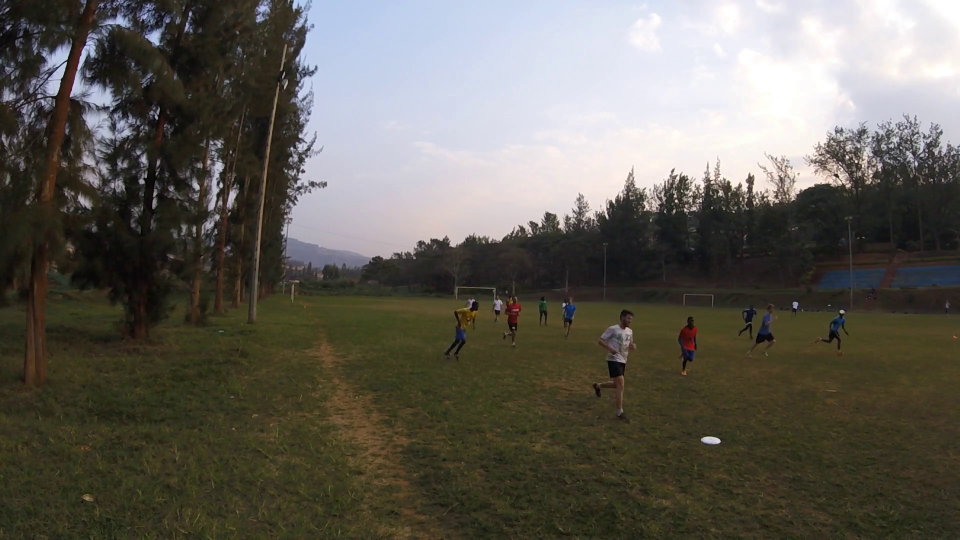
#> input picture frame 19 of vid/pickup_and_go_30fps.mp4, 1920 x 1080 px (shown at 1/2 size)
$ python legacy_trackers.py
#> lines starting #> are read from the running program, lines starting #| are printed output that depends on the picture
from imutils.video import VideoStream
from imutils.video import FPS
import imutils
import numpy as np
import time
import sys
import cv2 as cv

TRACKER_TYPES = ['BOOSTING', 'MIL','KCF', 'TLD', 'MEDIANFLOW', 'GOTURN', 'MOSSE', 'CSRT']
def GET_TRACKER(tracker_type):
    if tracker_type == 'BOOSTING':
        tracker = cv.legacy.TrackerBoosting_create() # requires grayscale
    elif tracker_type == 'MIL':
        tracker = cv.legacy.TrackerMIL_create()
    elif tracker_type == 'KCF':
        tracker = cv.legacy.TrackerKCF_create()
    elif tracker_type == 'TLD':
        tracker = cv.legacy.TrackerTLD_create()
    elif tracker_type == 'MEDIANFLOW':
        tracker = cv.legacy.TrackerMedianFlow_create()
    elif tracker_type == 'GOTURN':
        tracker = cv.legacy.TrackerGOTURN_create()
    elif tracker_type == 'MOSSE':
        tracker = cv.legacy.TrackerMOSSE_create()
    elif tracker_type == "CSRT":
        tracker = cv.legacy.TrackerCSRT_create()
    else:
        raise ValueError(f"Invalid tracker choice. Please select from {TRACKER_TYPES}.")
    return tracker

def filter_white_only(frame):
    hsv = cv.cvtColor(frame, cv.COLOR_BGR2HSV)
    lower = np.array([0, 0, 120])
    upper = np.array([255, 80, 255])

    # Threshold the HSV image to get only white colors
    white_threshold = cv.inRange(hsv, lower, upper)
    return white_threshold


def make_mask(frame):
    #fgMask = backSub.apply(frame)
    #frame = cv.bitwise_and(frame, frame, mask=fgMask)
    mask = filter_white_only(frame)
    return mask


# backSub = cv.createBackgroundSubtractorMOG2()

# if errors here, run > pip install opencv-contrib-python

video = cv.VideoCapture('../vid/pickup_and_go_30fps.mp4')

ok, frame = video.read()
#> frame is the input picture: shape (1080, 1920, 3); mean B, G, R 86.8, 94.9, 98.2
if not ok:
    print('Cannot read video file')
    sys.exit()

frame = imutils.resize(frame, width=1200)
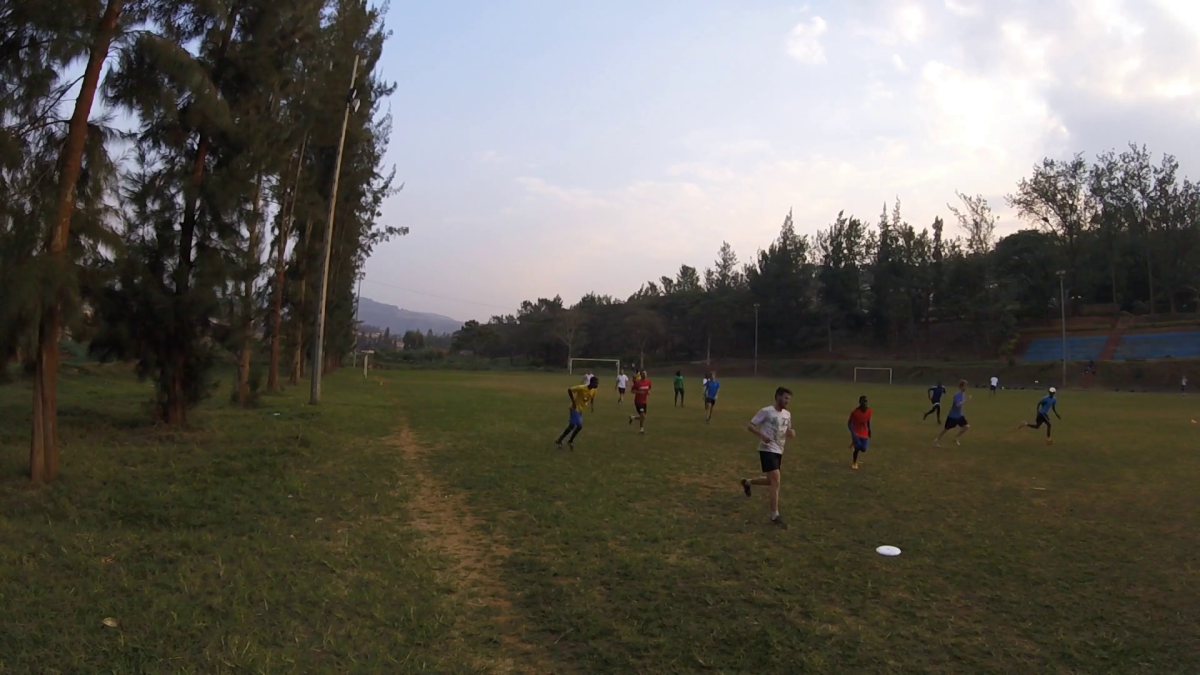
#> frame: shape (675, 1200, 3); mean B, G, R 86.8, 94.9, 98.2

# User: Select ROI
#   disc should be around (872, 535, 32, 28) for 'vid/pickup_and_go_30fps.mp4'
#> (the run stopped early here; a loop or call above may not have finished)

$ run again, starting later in the video
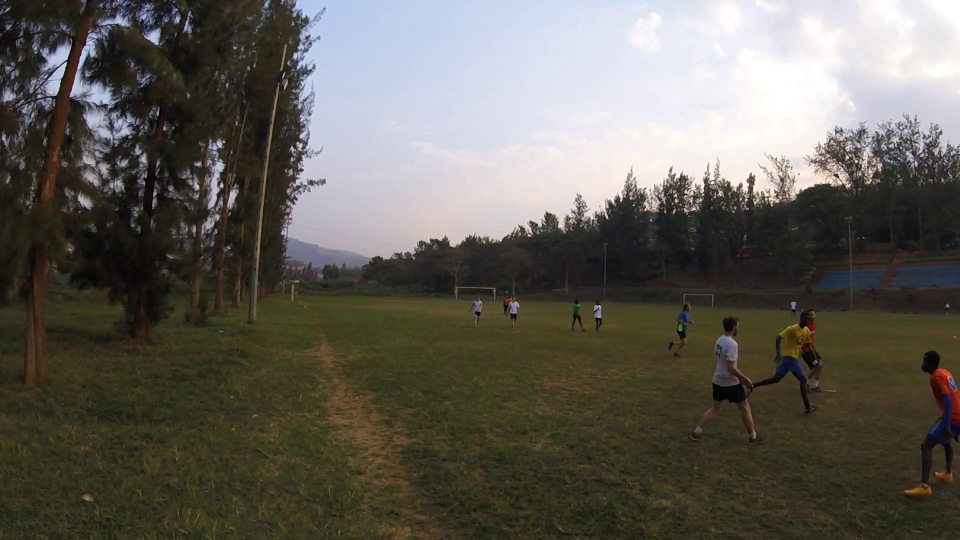
#> input picture frame 87 of vid/pickup_and_go_30fps.mp4, 1920 x 1080 px (shown at 1/2 size)
#> frame is the input picture: shape (1080, 1920, 3); mean B, G, R 86.6, 94.5, 97.9
#> `frame = imutils.resize(frame, width=1200)`:
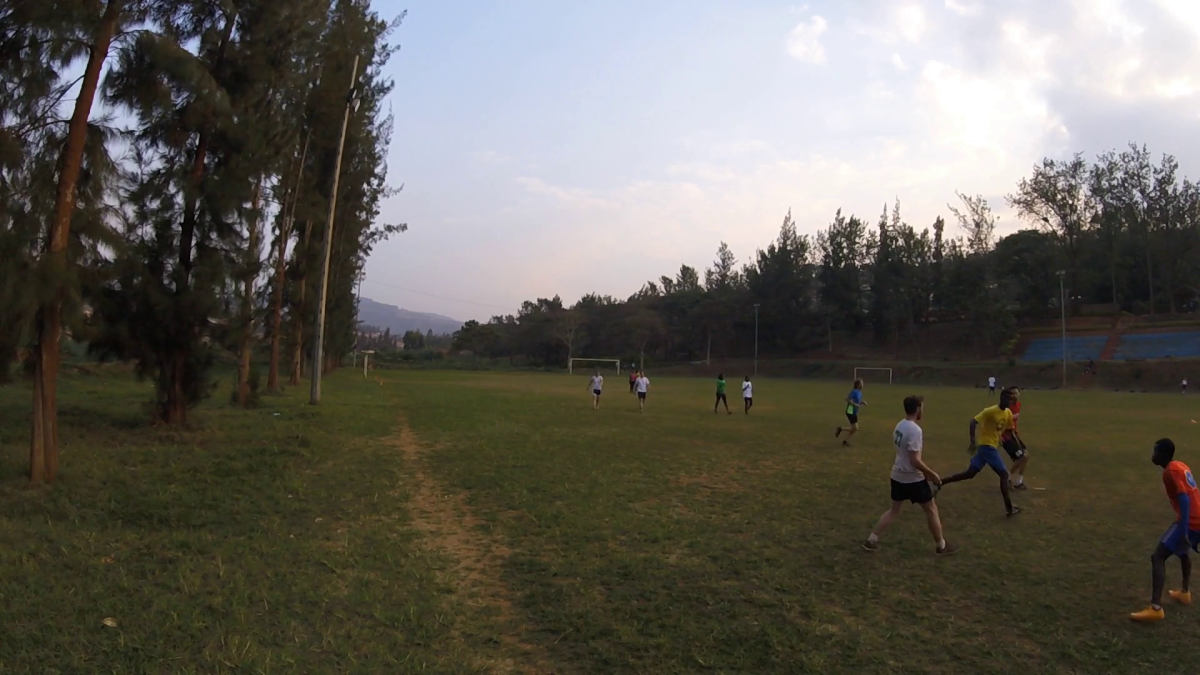
#> frame: shape (675, 1200, 3); mean B, G, R 86.7, 94.5, 97.9

$ run again, starting later in the video
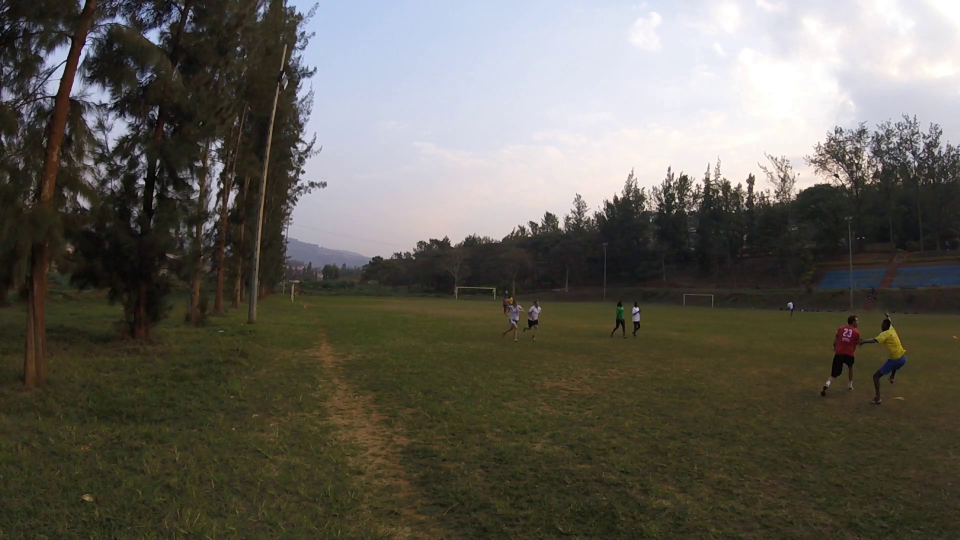
#> input picture frame 156 of vid/pickup_and_go_30fps.mp4, 1920 x 1080 px (shown at 1/2 size)
#> frame is the input picture: shape (1080, 1920, 3); mean B, G, R 86.6, 95.1, 98.2
#> `frame = imutils.resize(frame, width=1200)`:
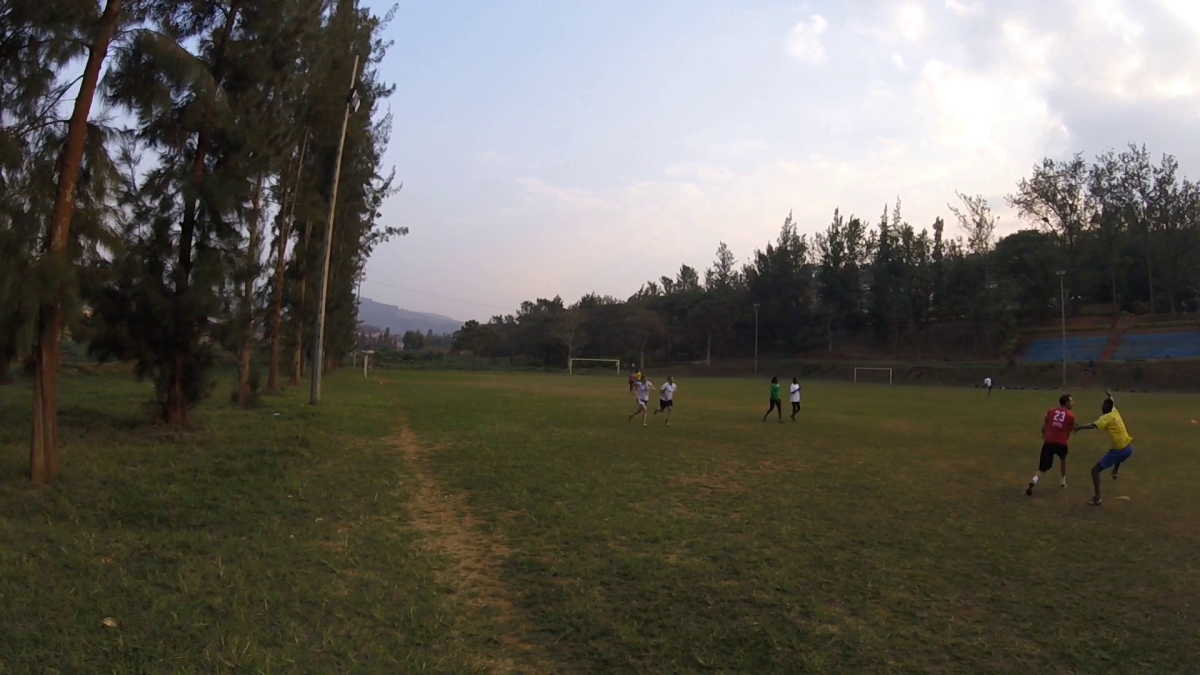
#> frame: shape (675, 1200, 3); mean B, G, R 86.6, 95.1, 98.2
